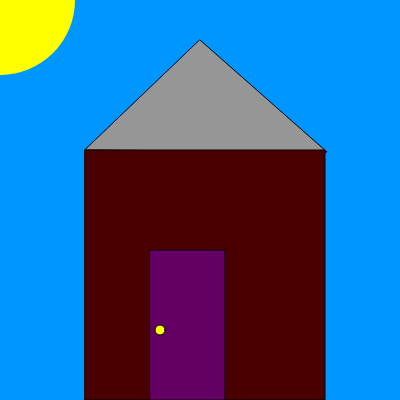
Frame 1 (no input)
Frame 60 (no input): identical to frame 1, image omitted
Frame 120 (the mouse pressed at the canvas centre since frame 60): identical to frame 1, image omitted

The p5.js sketch that drew this single still picture (run headless with seeded random() and noise() and a simulated clock; from frame 60 on, the mouse is pressed at the canvas centre):

// p5.js sketch
// ── sketch.js







function setup() {
  createCanvas(400, 400);
}

function draw() {
  background(0,150,255);

// roof 
stroke(0);
fill(150);
triangle(85, 150,327,152,200,40);

//house frame
fill(75,0,0);
rect(85,150,240,250);

//door
fill(100,0,100);
rect(150,250,75,150);

//door knob
fill(255,255,0);
ellipse(160,330,10,10);

//window
fill(0,255,255);
rect(250)

//sun
noStroke();
fill(255,255,0);
ellipse(0,0,150,150)

}
